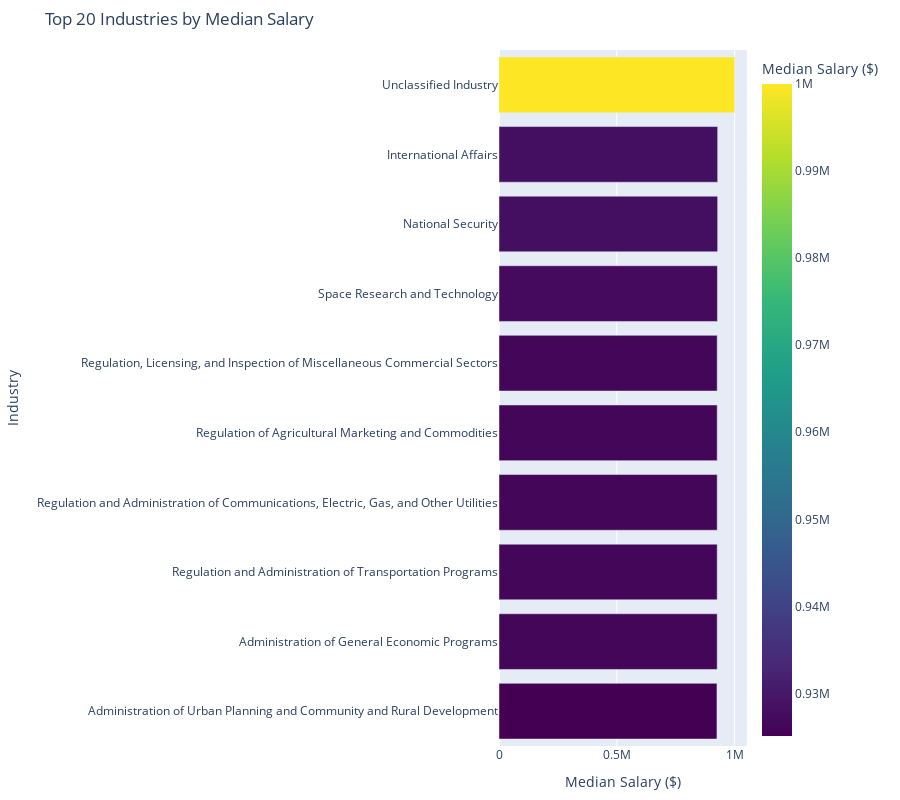

Notebook cell for this chart:
### Markdown cell above
***Top 20 Industries by Median Salary***

### Code cell
import plotly.express as px

# Compute median salary per industry
industry_salary = df.groupby("NAICS_2022_6_NAME")["NAICS_2022_6"].median().reset_index()

# Sort by median salary (highest first) and keep only top 10
industry_salary = industry_salary.sort_values(by="NAICS_2022_6", ascending=True).tail(10)

# Create an improved horizontal bar chart
fig = px.bar(
    industry_salary, 
    x="NAICS_2022_6", 
    y="NAICS_2022_6_NAME", 
    title="Top 20 Industries by Median Salary",
    labels={"NAICS_2022_6": "Median Salary ($)", "NAICS_2022_6_NAME": "Industry"},
    orientation="h",
    color="NAICS_2022_6",  # Color based on salary
    color_continuous_scale="viridis",  # More distinct colors
    height=800  # Increase figure height for readability
)

# Improve layout
fig.update_layout(
    yaxis=dict(title="Industry", tickmode="linear", tickfont=dict(size=12)), 
    xaxis=dict(title="Median Salary ($)", tickfont=dict(size=12)),
    margin=dict(l=200, r=20, t=50, b=50)  # Adjust margins for better spacing
)

fig

### Figure 1 — Plotly figure (JSON) as saved in the notebook; plotly's stock layout.template omitted (floating-point values rounded to 4 significant figures)
{"data": [{"hovertemplate": "Median Salary ($)=%{marker.color}<br>Industry=%{y}<extra></extra>", "legendgroup": "", "marker": {"color": [925100.0, 926100.0, 926100.0, 926100.0, 926100.0, 926200.0, 927100.0, 928100.0, 928100.0, 1000000.0], "coloraxis": "coloraxis", "pattern": {"shape": ""}}, "name": "", "orientation": "h", "showlegend": false, "textposition": "auto", "type": "bar", "x": [925100.0, 926100.0, 926100.0, 926100.0, 926100.0, 926200.0, 927100.0, 928100.0, 928100.0, 1000000.0], "xaxis": "x", "y": ["Administration of Urban Planning and Community and Rural Development", "Administration of General Economic Programs", "Regulation and Administration of Transportation Programs", "Regulation and Administration of Communications, Electric, Gas, and Other Utilities", "Regulation of Agricultural Marketing and Commodities", "Regulation, Licensing, and Inspection of Miscellaneous Commercial Sectors", "Space Research and Technology", "National Security", "International Affairs", "Unclassified Industry"], "yaxis": "y"}], "layout": {"barmode": "relative", "coloraxis": {"colorbar": {"title": {"text": "Median Salary ($)"}}, "colorscale": [[0, "#440154"], [0.1111, "#482878"], [0.2222, "#3e4989"], [0.3333, "#31688e"], [0.4444, "#26828e"], [0.5556, "#1f9e89"], [0.6667, "#35b779"], [0.7778, "#6ece58"], [0.8889, "#b5de2b"], [1, "#fde725"]]}, "height": 800, "legend": {"tracegroupgap": 0}, "margin": {"b": 50, "l": 200, "r": 20, "t": 50}, "title": {"text": "Top 20 Industries by Median Salary"}, "xaxis": {"anchor": "y", "domain": [0, 1], "tickfont": {"size": 12}, "title": {"text": "Median Salary ($)"}}, "yaxis": {"anchor": "x", "domain": [0, 1], "tickfont": {"size": 12}, "tickmode": "linear", "title": {"text": "Industry"}}}}
